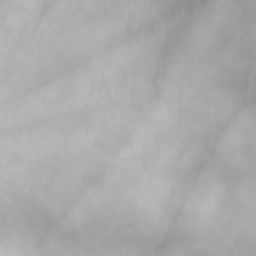
#> input picture Palmprint/valid/001/001-4.bmp, 128 x 128 px (shown 2 times larger)
$ python -i texture_extraction_DIP.py   (imports and definitions only)
#> lines starting #> are read from the running program, lines starting #| are printed output that depends on the picture

import matplotlib.pyplot as plt
from matplotlib.pyplot import imread
from skimage import morphology
import numpy as np
import glob
import os
import cv2
import random

# Class to store valid images for a specific serial number
class Palm_Graph():
    def __init__(self, valid):
        self.valid = valid

# Function to fetch image based on serial number

def get_data(number):
    number = str(number).zfill(3)  # Ensure 3-digit format
    valid_path = os.path.join(valid_data_path, number)  # Path to the valid folder
    valid_files = sorted(glob.glob(os.path.join(valid_path, number + '-*.bmp')))

    if not valid_files:
        print(f"No images found for serial number {number} in the 'valid' dataset.")
        return None

    chosen_image_path = random.choice(valid_files)  # Select a random image
    print(f"Processing image: {os.path.basename(chosen_image_path)}")
    valid_data = imread(chosen_image_path)
    palm = Palm_Graph(valid_data)
    return palm


# Preprocessing using Gaussian + Laplacian
def LOG_preprocess(img, R0=40, ksize=5):
    AfterGaussian = np.uint8(cv2.GaussianBlur(img, (5,5), R0))
    processed = cv2.Laplacian(AfterGaussian, -1, ksize=ksize)
    img = cv2.equalizeHist(img)
    return processed

# Processing the image for texture extraction
def process(img):
    img = LOG_preprocess(img)  # Preprocess image using Gaussian & Laplacian

    _, thresholded = cv2.threshold(img, 0, 255, cv2.THRESH_BINARY | cv2.THRESH_OTSU)
    kernel = np.ones((2, 2), np.uint8)
    processed_img = cv2.erode(thresholded, kernel)
    processed_img = morphology.remove_small_objects(processed_img > 0, min_size=40, connectivity=1)
    return processed_img

# Dataset path
valid_data_path = './Palmprint/valid'

# Input serial number from terminal
# [30 lines not run here, left out]

>>> import cv2
>>> picture = cv2.imread('Palmprint/valid/001/001-4.bmp')
#> picture is the input picture: shape (128, 128, 3); min 141, max 186, mean 168.9
>>> result = process(picture)
#> in LOG_preprocess, `processed = cv2.Laplacian(AfterGaussian, -1, ksize=ksize)`:
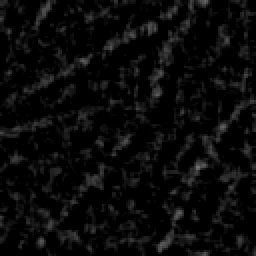
#> processed: shape (128, 128, 3) (shown 2 times larger); min 0, max 114, mean 10.1
#> (the run stopped early here; a loop or call above may not have finished)

$ run again, on Palmprint/valid/004/004-4.bmp
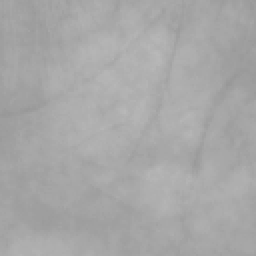
#> input picture Palmprint/valid/004/004-4.bmp, 128 x 128 px (shown 2 times larger)
#> picture is the input picture: shape (128, 128, 3); min 151, max 184, mean 167.3
#> in LOG_preprocess, `processed = cv2.Laplacian(AfterGaussian, -1, ksize=ksize)`:
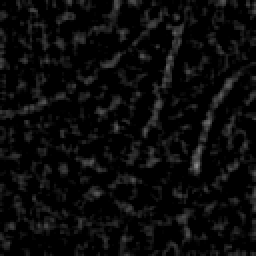
#> processed: shape (128, 128, 3) (shown 2 times larger); min 0, max 140, mean 10.7

$ run again, on Palmprint/valid/004/004-5.bmp
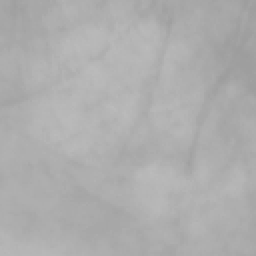
#> input picture Palmprint/valid/004/004-5.bmp, 128 x 128 px (shown 2 times larger)
#> picture is the input picture: shape (128, 128, 3); min 156, max 187, mean 173.5
#> in LOG_preprocess, `processed = cv2.Laplacian(AfterGaussian, -1, ksize=ksize)`:
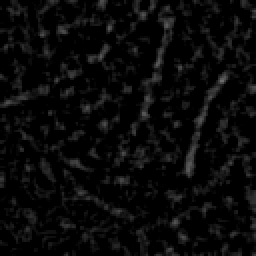
#> processed: shape (128, 128, 3) (shown 2 times larger); min 0, max 108, mean 9.5

$ run again, on Palmprint/valid/005/005-5.bmp
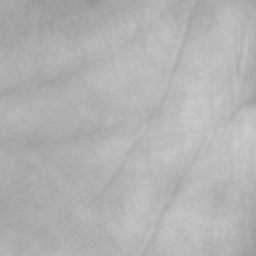
#> input picture Palmprint/valid/005/005-5.bmp, 128 x 128 px (shown 2 times larger)
#> picture is the input picture: shape (128, 128, 3); min 148, max 203, mean 178.4
#> in LOG_preprocess, `processed = cv2.Laplacian(AfterGaussian, -1, ksize=ksize)`:
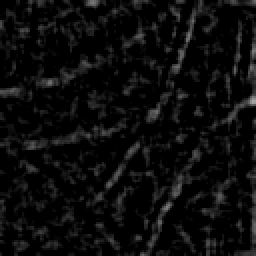
#> processed: shape (128, 128, 3) (shown 2 times larger); min 0, max 166, mean 11.9
